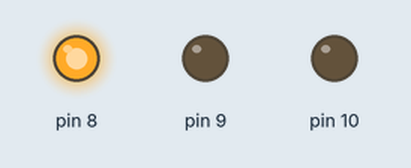
Bench run of a sketch on a simulated Arduino Uno, built with avr-gcc and run on an emulated ATmega328P. Shown: output pins drawn as LEDs (lit = HIGH).

Above: at 0.5 s.
At 4.0 s:
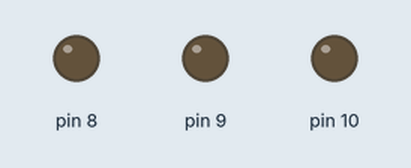
At 10.0 s:
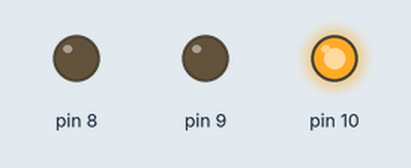
At 14.0 s:
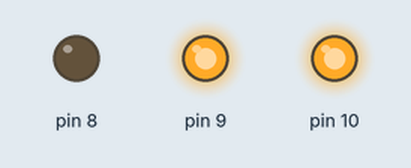
At 15.5 s:
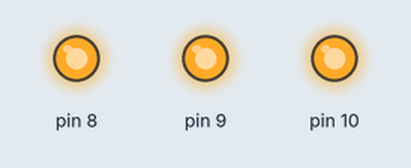
Timing chart, 0 to 19.5 s (numbered marks = the images above):
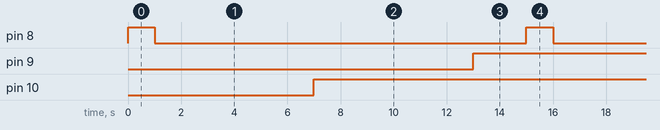

The sketch:

main.ino
```cpp
void setup()
{
  pinMode(8,OUTPUT);
  pinMode(9,OUTPUT);
  pinMode(10,OUTPUT);

}

void loop()
{
  digitalWrite(8,HIGH);
  delay(1000);
  digitalWrite(8,LOW);
  delay(5000);
  digitalWrite(10,LOW);
  delay(1000);
  digitalWrite(10,HIGH);
  delay(2000);
  digitalWrite(9,LOW);
  delay(4000);
  digitalWrite(9,HIGH);
  delay(2000);
}
```

Measured:
- by itself, pin 8: alternates HIGH for 1.0 s and LOW for 14.0 s
- by itself, pin 9: alternates HIGH for 11.0 s and LOW for 4.0 s
- by itself, pin 10: alternates HIGH for 14.0 s and LOW for 1.0 s
